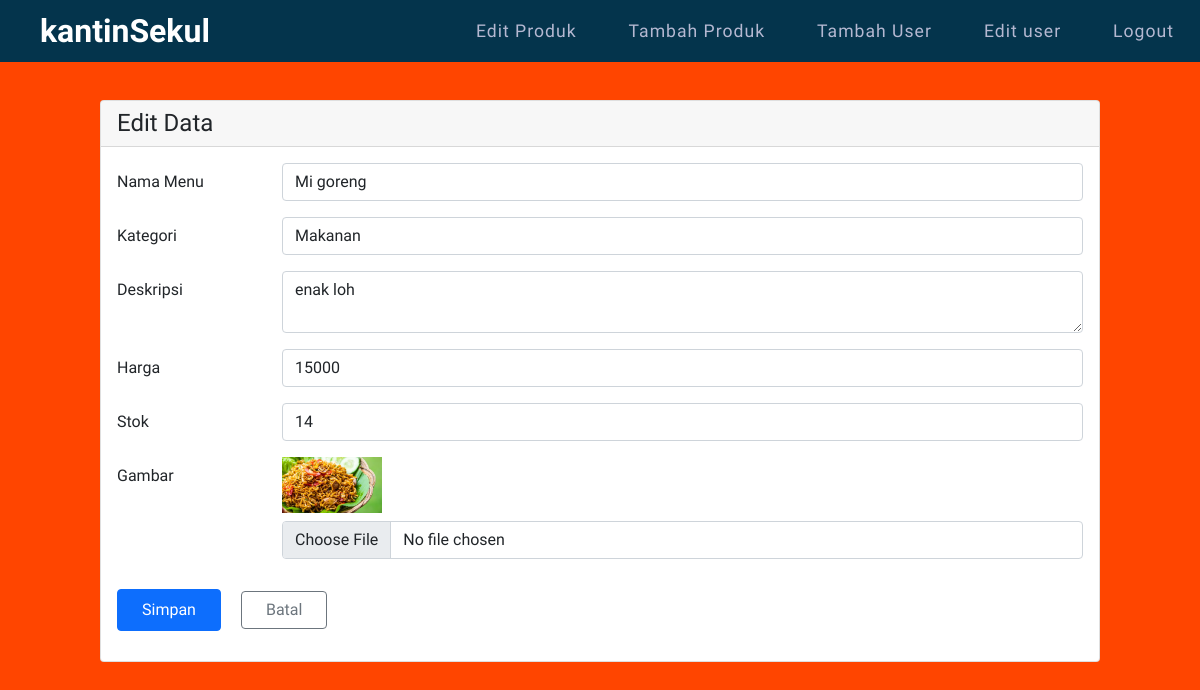
Page /edit-menu.php?id=1 on the committed database.
### tables this page shows
CREATE TABLE `menu` (
  `id` int(11) NOT NULL,
  `nama_produk` varchar(255) NOT NULL,
  `kategori` varchar(255) NOT NULL,
  `deskripsi_produk` varchar(255) NOT NULL,
  `harga_produk` int(11) NOT NULL,
  `stok` int(11) NOT NULL,
  `gambar` varchar(255) NOT NULL
);

### edit-menu.php (the view, shortened to what this page needs)
<?php
include("config.php");
$id = $_GET['id'];
$sql = "SELECT * FROM menu WHERE id=$id";
$query = mysqli_query($koneksi, $sql);
$menu = mysqli_fetch_assoc($query);
?>
<!DOCTYPE html>
<html lang="en">
<head>
    <link href="https://cdn.jsdelivr.net/npm/bootstrap@5.1.3/dist/css/bootstrap.min.css" rel="stylesheet">
    <link rel="stylesheet" href="style1.css">
</head>
<body>
    <header>
        <a href="index.php" class="logo">kantinSekul</a>
        <ul class="navigasi">
            <li><a class="nav-item nav-link active" href="output-menu.php">Edit Produk</a></li>
            <li><a class="nav-item nav-link active" href="tambah-produk.php">Tambah Produk</a></li>
            <li><a class="nav-item nav-link active" href="tambah-user.php">Tambah User</a></li>
            <li><a class="nav-item nav-link active" href="user-edit.php">Edit user</a></li>
            <li><a class="nav-item nav-link active" href="logout.php">Logout</a></li>
        </ul>
    </header>
    <div class="banner">
        <div class="mx-auto" style="width: 1000px;">
            <div class="card">
                <h4 class="card-header">Edit Data</h4>
                <div class="card-body">
                    <form action="proses-edit-produk.php" method="POST">
                        <div class="mb-3 row">
                            <label for="nim" class="col-sm-2 col-form-label">Nama Menu</label>
                            <div class="col-sm-10">
                                <input type="text" class="form-control" id="nama" name="nama_produk" value="<?php echo $menu['nama_produk'] ?>">
                            </div>
                        </div>
                        <div class="mb-3 row">
                            <label for="nama" class="col-sm-2 col-form-label">Kategori</label>
                            <div class="col-sm-10">
                                <select class="form-control" id="kategori" name="kategori">
                                    <option value="makanan" <?php if ($menu['kategori'] == "makanan") echo "selected" ?>>Makanan</option>
                                </select>
                            </div>
                        </div>
                        <div class="mb-3 row">
                            <label for="deskripsi" class="col-sm-2 col-form-label">Deskripsi</label>
                            <div class="col-sm-10">
                                <textarea class="form-control" id="deskripsi" name="deskripsi_produk"><?php echo $menu['deskripsi_produk']; ?></textarea>
                            </div>
                        </div>
                        <div class="mb-3 row">
                            <label for="alamat" class="col-sm-2 col-form-label">Harga</label>
                            <div class="col-sm-10">
                                <input type="number" class="form-control" id="harga" name="harga_produk" value="<?php echo $menu['harga_produk'] ?>">
                            </div>
                        </div>
                        <div class="mb-3 row">
                            <label for="alamat" class="col-sm-2 col-form-label">Stok</label>
                            <div class="col-sm-10">
                                <input type="number" class="form-control" id="stok" name="stok" value="<?php echo $menu['stok'] ?>">
                            </div>
                        </div>
                        <div class="mb-3 row">
                            <label for="alamat" class="col-sm-2 col-form-label">Gambar</label>
                            <div class="col-sm-10">
                                <img src="uploads/<?php echo $menu['gambar'] ?>" style="width: 100px;" class="mb-2">
                                <input type="file" class="form-control" id="gambar" name="gambar">
                            </div>
                        </div>
                        <button type="submit" name="simpan" id="simpan" class="btn btn-primary px-4 py-2 me-3 ">Simpan</button>
                        <a href="output-menu.php"><button class="btn btn-outline-secondary me-2 my-3 px-4" type="button">Batal</button></a>
                    </form>
                </div>
            </div>
        </div>
    </div>
</body>
</html>

### style1.css (style rules this page uses)
.mx-auto { width: 1000px; }
* { margin: 0; padding: 0; box-sizing: border-box; font-family: 'Palanquin Dark', sans-serif; }
header { position: absolute; width: 100%; display: flex; justify-content: space-between; align-items: center; padding: 10 px 100px; z-index: 10; background: #04344c; }
.logo { position: relative; right: 60px; font-size: 2em; color: #fff; text-decoration: none; font-weight: 600; padding-left: 100px; }
.navigasi { display: flex; justify-content: center; flex-wrap: wrap; margin: 10px 0; }
.navigasi li { list-style: none; margin: 0 10px; }
.navigasi li a { color: #b5b8d1; font-size: 1.1em; text-decoration: none; font-weight: 500; letter-spacing: 1px; }
.banner { background: orangered; padding: 100px 100px 50px; min-height: 100vh; }

### rows in the picture
menu: nama_produk "Mi goreng", kategori "Makanan", deskripsi_produk "enak loh", harga_produk "15000", stok "14", gambar (picture)
